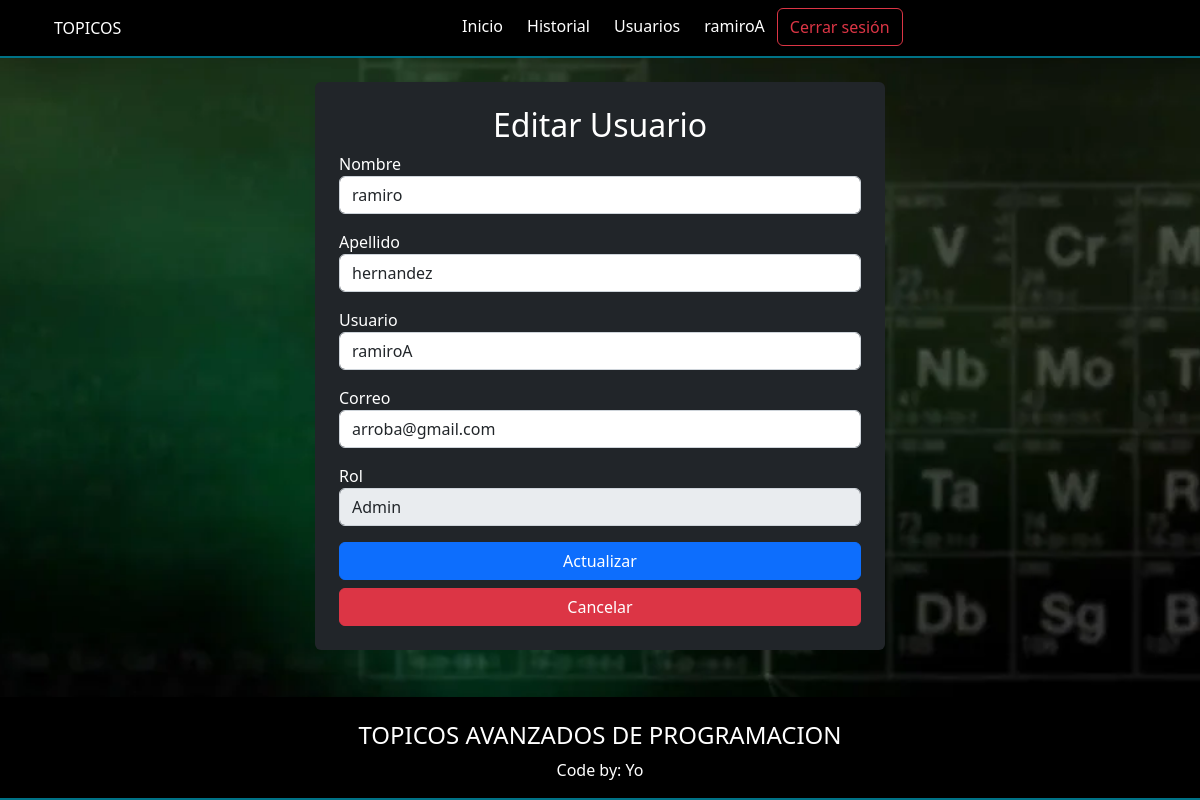
Screenshot of /actualizarUsuario.php?id=20 (signed in) with the database file from the repository.
### tables this page shows
CREATE TABLE `t_usuario` (
  `id_usuario` int(11) NOT NULL,
  `nombre` varchar(70) NOT NULL,
  `apellido` varchar(50) NOT NULL,
  `correo` varchar(50) NOT NULL,
  `usuario` varchar(50) NOT NULL,
  `password` text NOT NULL,
  `rol` varchar(50) NOT NULL,
  `estado` varchar(15) NOT NULL DEFAULT 'inactivo'
);

### actualizarUsuario.php (the view, shortened to what this page needs)
<?php
require_once './app/config/conexion.php';
$id = $_GET['id'];
$consulta = $conexion->prepare("SELECT * FROM t_usuario WHERE id_usuario = :id");
$consulta->bindParam(':id', $id);
$consulta->execute();
$usuario = $consulta->fetch(PDO::FETCH_ASSOC);
?>
<!DOCTYPE html>
<html lang="es">
<head>
  <link rel="stylesheet" href="./public/css/b5.css">
  <link rel="stylesheet" href="./public/css/main.css">
</head>
<body>
<?php require_once './components/navbar.php'; ?>
<main>
<div class="container mt-4">
  <div class="row justify-content-center">
    <div class="col-md-6 bg-dark p-4 text-white rounded">
      <h2 class="text-center">Editar Usuario</h2>
      <form action="./app/controller/actualizarControllerUsuario.php" method="POST">
        <label>Nombre</label>
        <input type="text" class="form-control mb-3" name="nombre" value="<?= htmlspecialchars($usuario['nombre']) ?>" >
        <label>Apellido</label>
        <input type="text" class="form-control mb-3" name="apellido" value="<?= htmlspecialchars($usuario['apellido']) ?>" >
        <label>Usuario</label>
        <input type="text" class="form-control mb-3" name="usuario" value="<?= htmlspecialchars($usuario['usuario']) ?>" >
        <label>Correo</label>
        <input type="email" class="form-control mb-3" name="correo" value="<?= htmlspecialchars($usuario['correo']) ?>" >
        <label>Rol</label>
        <select name="rol" class="form-control mb-3" <?= $usuario['rol'] === 'admin' ? 'disabled' : '' ?>>
          <option value="admin" <?= $usuario['rol'] === 'admin' ? 'selected' : '' ?>>Admin</option>
        </select>
        <button type="submit" class="btn btn-primary w-100">Actualizar</button>
        <a href="usuarios.php" class="btn btn-danger w-100 mt-2">Cancelar</a>
      </form>
    </div>
  </div>
</div>
</main>
<?php require_once './components/footer.php'; ?>
</body>
</html>

### public/css/main.css (style rules this page uses)
body { background: url("../img/tabla.jpg") fixed no-repeat 0 0; background-size: cover; background-position: center center; color: #fff; }
html, body { height: 100%; margin: 0; display: flex; flex-direction: column; }
main { flex: 1; }

### rows the page displays
t_usuario: nombre "ramiro", apellido "hernandez", usuario "ramiroA", correo "arroba@gmail.com", rol "Admin"

### other values shown
$_SESSION['usuario_sesion']['usuario'] "ramiroA"
